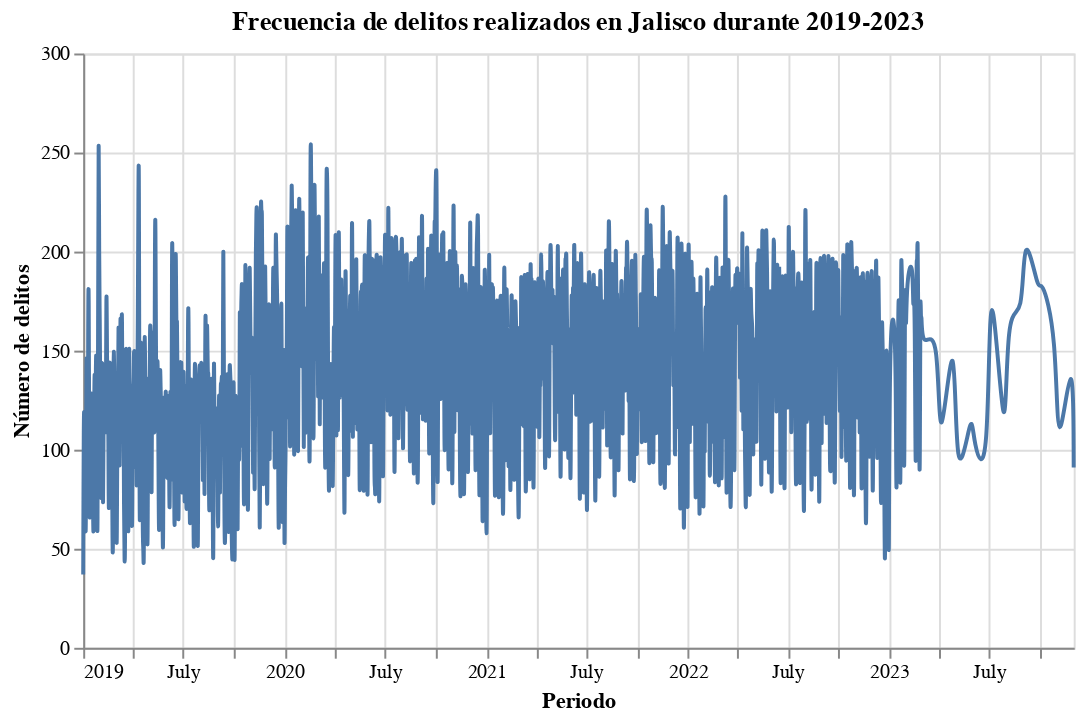

Notebook code for this chart:
### Code cell
alt.Chart(delitos_tiempo).mark_line(interpolate='basis').encode(
    alt.X("fecha:T",title="Periodo"),
    alt.Y('delito:Q', title="Número de delitos")
).properties(
    title="Frecuencia de delitos realizados en Jalisco durante 2019-2023"
).properties(width=500, height=300)

### Figure 1 — Vega-Lite specification as saved in the notebook (floating-point values rounded to 4 significant figures; data arrays with more than 128 entries replaced by an {"elided": "..."} marker saying what was removed)
{"config": {"view": {"continuousWidth": 400, "continuousHeight": 300}}, "data": {"name": "data-ffdbcf04d13bdea3f4400fe5389d7435"}, "mark": {"type": "line", "interpolate": "basis"}, "encoding": {"x": {"field": "fecha", "title": "Periodo", "type": "temporal"}, "y": {"field": "delito", "title": "Número de delitos", "type": "quantitative"}}, "height": 300, "title": "Frecuencia de delitos realizados en Jalisco durante 2019-2023", "width": 500, "$schema": "https://vega.github.io/schema/vega-lite/v4.17.0.json", "datasets": {"data-ffdbcf04d13bdea3f4400fe5389d7435": {"elided": "1520 records"}}}
